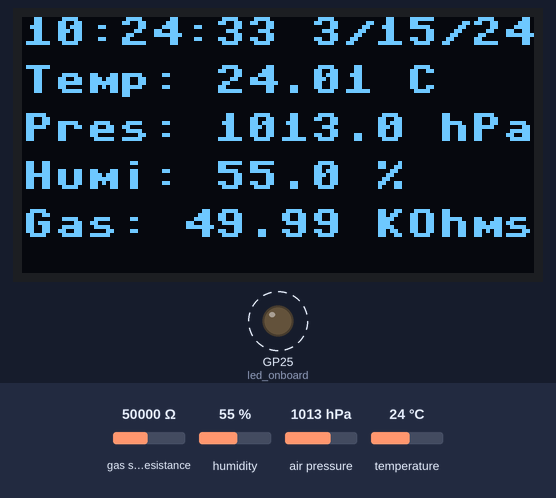
This program was run on a simulated Raspberry Pi Pico running MicroPython. On the bench: 128×64 one-colour display, output pins drawn as LEDs (lit = HIGH). Dashed ring = blinking. The test bench sets the inputs (shaded band); at power-on: gas sensor resistance 50000 Ω, humidity 55 %, air pressure 1013 hPa, temperature 24 °C. WiFi joins after 1.5 s; the clock reads 2024-03-15 10:24:30 at power-on unless the program sets it; library files of the repository ran but are not shown: bme680.py, ssd1306.py; what the program prints to the serial console is not drawn.

Above: at 3.3 s.
3.4 s: gas sensor resistance set to 6880 Ω
At 4.9 s:
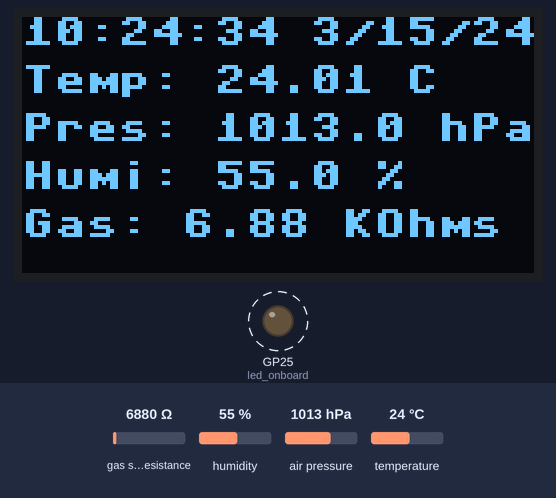
7.5 s: humidity set to 22 %
At 9.2 s:
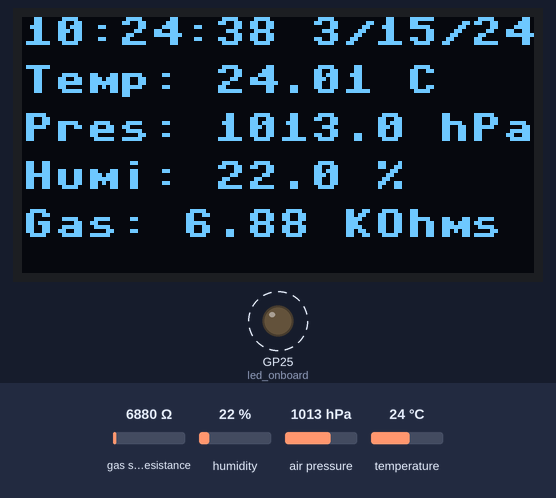
10.9 s: air pressure set to 952 hPa
At 12.1 s:
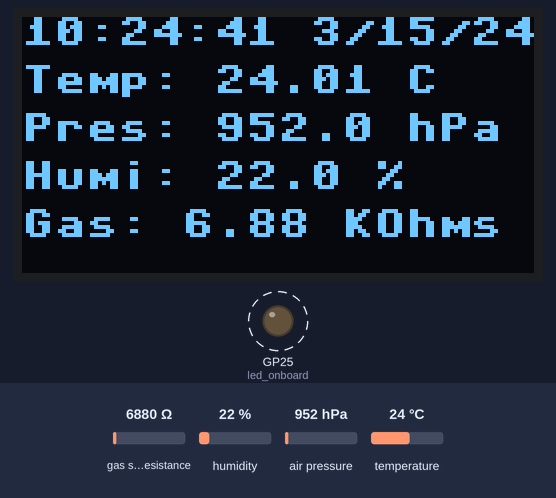
14.0 s: temperature set to 12 °C
At 15.4 s:
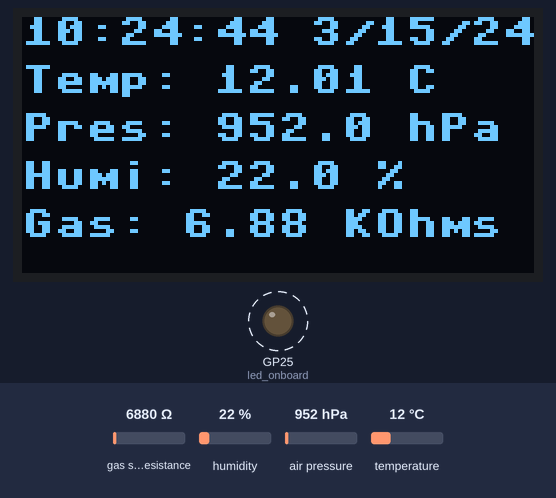
17.1 s: gas sensor resistance set to 28500 Ω
At 18.5 s:
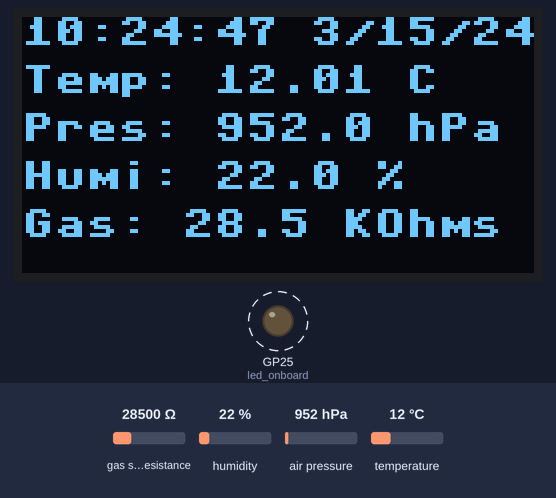
Timing chart, 0 to 21.2 s (numbered marks = the images above; inputs shaded):
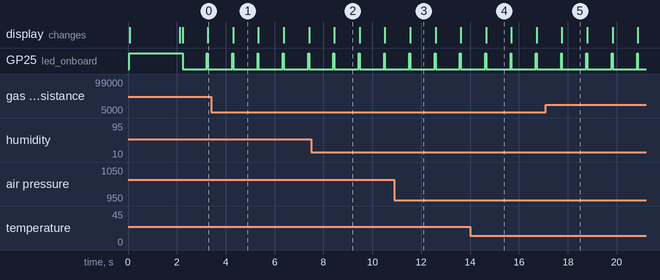

The program:

testing_bme680_ssd1306.py
```python
# Rui Santos & Sara Santos - Random Nerd Tutorials
# Complete project details: https://RandomNerdTutorials.com/raspberry-pi-pico-bme680-micropython/

from machine import Pin, I2C
from time import sleep
import ntptime
from bme680 import *
from ssd1306 import SSD1306_I2C
from config import ssid, password
from wlan import set_wlan

# Display dimensions
WIDTH =128
HEIGHT= 64

# RPi Pico - Pin assignment
i2c = I2C(id=0, scl=Pin(1), sda=Pin(0))

# Initialize SSD1306 display with I2C interface
oled = SSD1306_I2C(WIDTH,HEIGHT,i2c)

# Initialize BME680 sensor with I2C interface
# BME680 I2C address is 0x76 or 0x77
bme = BME680_I2C(i2c=i2c)
led_onboard = Pin("LED", Pin.OUT)

# Clear the display
oled.fill(0)
print("Initializing...,")
oled.text("Initializing...,", 0, 0)
oled.show()

led_onboard.value(1)
set_wlan(oled)
oled.text("Wifi Ok...,", 0, 12)
oled.show()

# Synchroniser l'heure avec un serveur NTP
ntptime.settime()
oled.text("NTP Ok...", 0, 24)
oled.show()

led_onboard.value(0)


while True:
  try:

    led_onboard.value(1)
    # Clear the display
    oled.fill(0)

    year, month, day, hour, minute, second, weekday, yearday = time.localtime()
    date_time = f"{hour:02d}:{minute:02d}:{second:02d} {month}/{day}/{year-2000:02d} "

    temp = str(round(bme.temperature, 2)) + ' C'
    #temp = (bme.temperature) * (9/5) + 32
    #temp = str(round(temp, 2)) + 'F'

    hum = str(round(bme.humidity, 2)) + ' %'
    pres = str(round(bme.pressure, 2)) + ' hPa'
    gas = str(round(bme.gas/1000, 2)) + ' KOhms'

    print(f"{date_time}")
    print('Temperature:', temp)
    print('Humidity:', hum)
    print('Pressure:', pres)
    print('Gas:', gas)
    print('-------')
    oled.text(f"{date_time}", 0, 0)
    oled.text(f"Temp: {temp}", 0, 12)
    oled.text(f"Pres: {pres}", 0, 24)
    oled.text(f"Humi: {hum}", 0, 36)
    oled.text(f"Gas: {gas}", 0, 48)
    # Show the updated display
    oled.show()
    led_onboard.value(0)
  except OSError as e:
    print('Failed to read sensor.')

  sleep(1)
```

config.py
```python
ssid = '*********' # Your network name
password = '*************' # Your WiFi password
```

wlan.py
```python
import network
import socket
import time
from machine import Pin

from config import ssid, password


def set_wlan(oled):
    #Connect to WLAN

    wlan = network.WLAN(network.STA_IF)
    wlan.active(True)
    wlan.connect(ssid, password)
    while wlan.isconnected() == False:
        print('Connecting...')
        oled.text('Connecting...', 0, 12)
        time.sleep(1)
    ip = wlan.ifconfig()[0]
    print('Connection successful')
    print(f'Connected on {ip}')
    oled.text('Connection successful', 0, 24)
    oled.text(f'Connected on {ip}', 0, 36)
    oled.show()
```

Measured:
- by itself, GP25 (led_onboard): alternates HIGH for 0.04 s and LOW for 1.0 s
- what the display in image 1 shows lasts 1.0 s, from 4.3 s to 5.3 s
